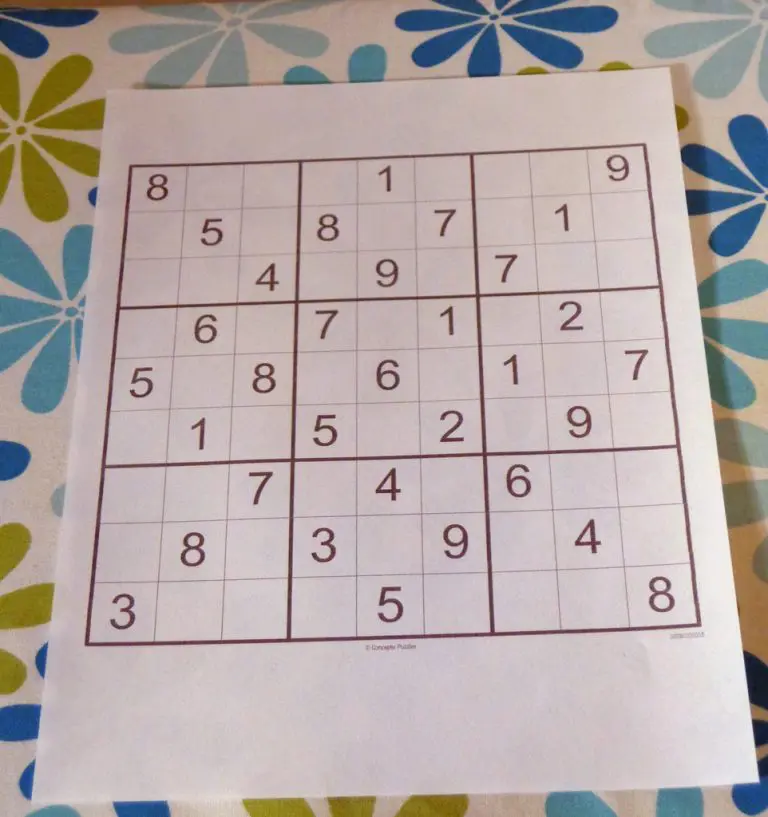
#> input picture input/picca.webp, 768 x 817 px
$ jupyter execute --allow-errors extract_puzzle.ipynb
#> lines starting #> are read from the running program, lines starting #| are printed output that depends on the picture; after the words box and inside, x2 and y2 are one past the last pixel; in counts of white or black regions, pixels touching at a corner belong together
#> further down, image is the input picture: shape (817, 768, 3); mean B, G, R 167.5, 169.2, 180.5
[cell 1]
from imutils.perspective import four_point_transform
from skimage.segmentation import clear_border
import numpy as np
from tensorflow.keras.models import load_model
from tensorflow.keras.optimizers import Adam
from tensorflow.keras.preprocessing.image import img_to_array


import imutils
import cv2 as cv
from PIL import Image

[cell 2]
LEARNING_RATE = 0.001

[cell 3]
def find_puzzle(image, debug=False):
#> called with debug = False
	gray = cv.cvtColor(src=image, code=cv.COLOR_BGR2GRAY)
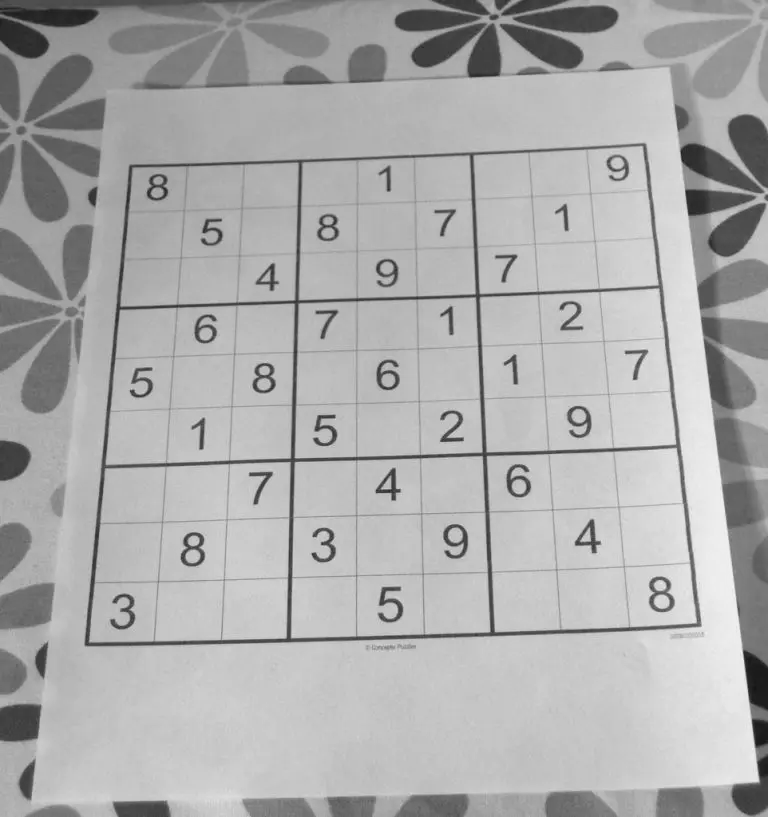
#> gray: shape (817, 768); min 21, max 246, mean 172.3
	blurred = cv.GaussianBlur(src=gray, ksize=(7,7), sigmaX=3)
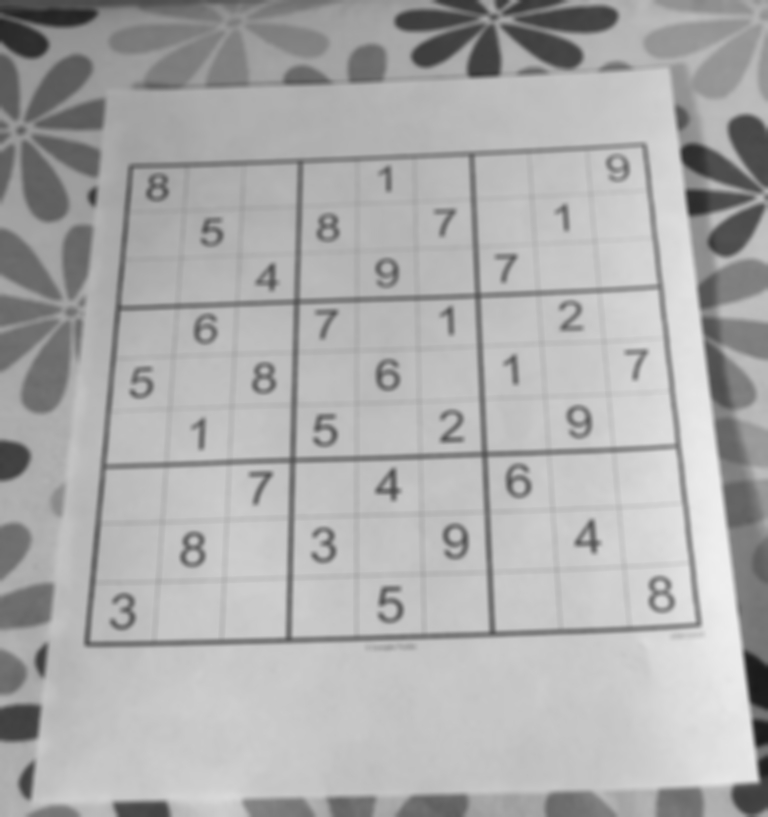
#> blurred: shape (817, 768); min 26, max 238, mean 172.4

	thresh = cv.adaptiveThreshold(src=blurred, maxValue=255,
			       adaptiveMethod=cv.ADAPTIVE_THRESH_GAUSSIAN_C,
				   thresholdType=cv.THRESH_BINARY, blockSize=11, C=2)
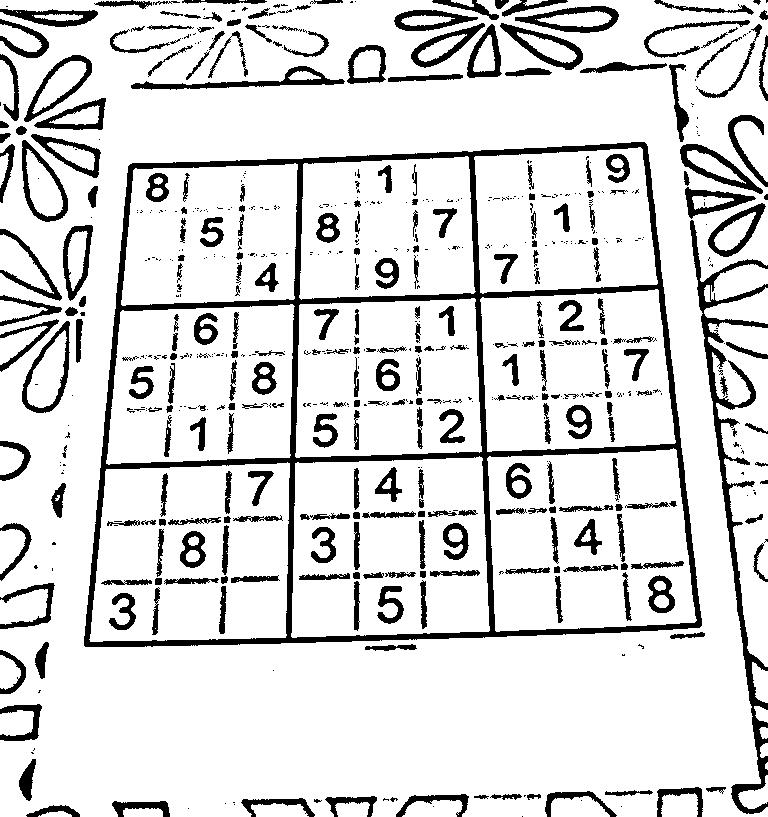
#> thresh: shape (817, 768); 85.4% white; 669 black regions (374 under 20 px), largest, box (x1, y1, x2, y2) and area: (84, 142, 702, 647) 23186, (690, 220, 768, 814) 5923, (131, 66, 345, 90) 1304
	thresh = cv.bitwise_not(src=thresh)  # Contours become white
#> thresh: shape (817, 768); 14.6% white; 669 white regions (374 under 20 px)

	contours = cv.findContours(image=thresh.copy(), mode=cv.RETR_EXTERNAL, method=cv.CHAIN_APPROX_SIMPLE)
#> contours = 195 contours, 99 with area under 20; largest, box (x1, y1, x2, y2) and area: (84, 142, 702, 647) 275170, (690, 220, 768, 814) 4934, (22, 321, 70, 413) 2618, (22, 140, 68, 222) 2292, (24, 55, 92, 122) 1988
	contours = imutils.grab_contours(cnts=contours)
	contours = sorted(contours, key=cv.contourArea, reverse=True)

	puzzle_contour = None
	for contour in contours:
		perimeter = cv.arcLength(curve=contour, closed=True)
		estimate = cv.approxPolyDP(curve=contour, epsilon=0.02*perimeter, closed=True)

		if len(estimate) == 4:
			puzzle_contour = estimate
			break

	if puzzle_contour is None:
		raise Exception(("Could not find Sudoku puzzle outline. "
			"Try debugging your thresholding and contour steps."))

	puzzle = four_point_transform(image=image, pts=puzzle_contour.reshape(4, 2))
	warped = four_point_transform(image=gray,  pts=puzzle_contour.reshape(4, 2))

	if debug:
		cv.imshow("Puzzle Input", image)
		cv.waitKey(0)

		cv.imshow("Puzzle Gray", gray)
		cv.waitKey(0)

		cv.imshow("Puzzle Blurred", blurred)
		cv.waitKey(0)

		cv.imshow("Puzzle Thresh", thresh)
		cv.waitKey(0)

		output = image.copy()
		cv.drawContours(image=output, contours=[puzzle_contour], contourIdx=-1, color=(255, 0, 0), thickness=3)
		cv.imshow("Puzzle Outline", output)
		cv.waitKey(0)

		cv.imshow("Puzzle Transform", puzzle)
		cv.waitKey(0)

		cv.imshow("Puzzle Warped", warped)
		cv.waitKey(0)
	return (puzzle, warped)

[cell 4]
# [29 lines left out: function extract_digit, not called in this run]

[cell 5]
image = cv.imread('../input/picca.webp')
#> (the rest of this cell did not finish here and is left out)
